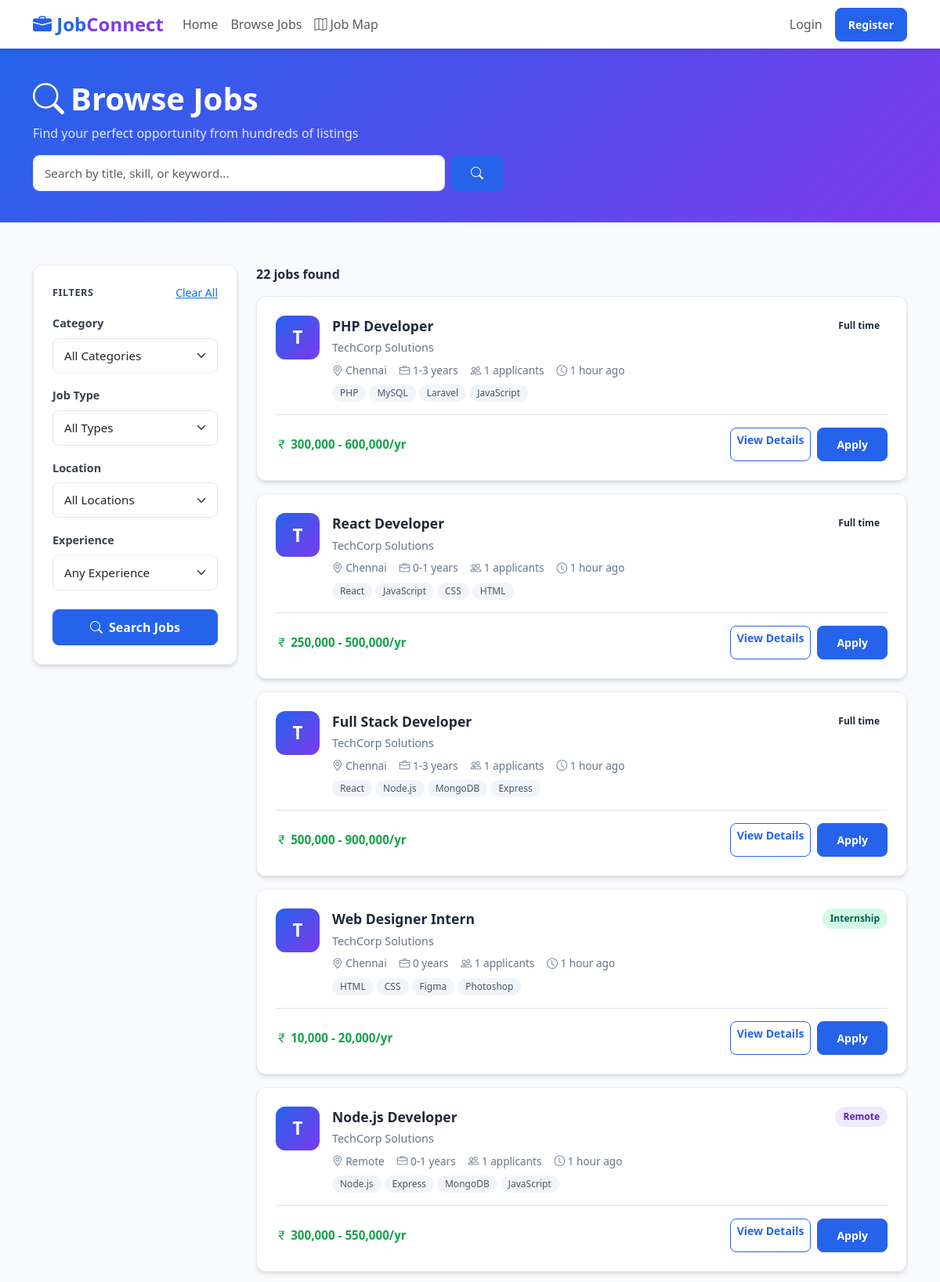
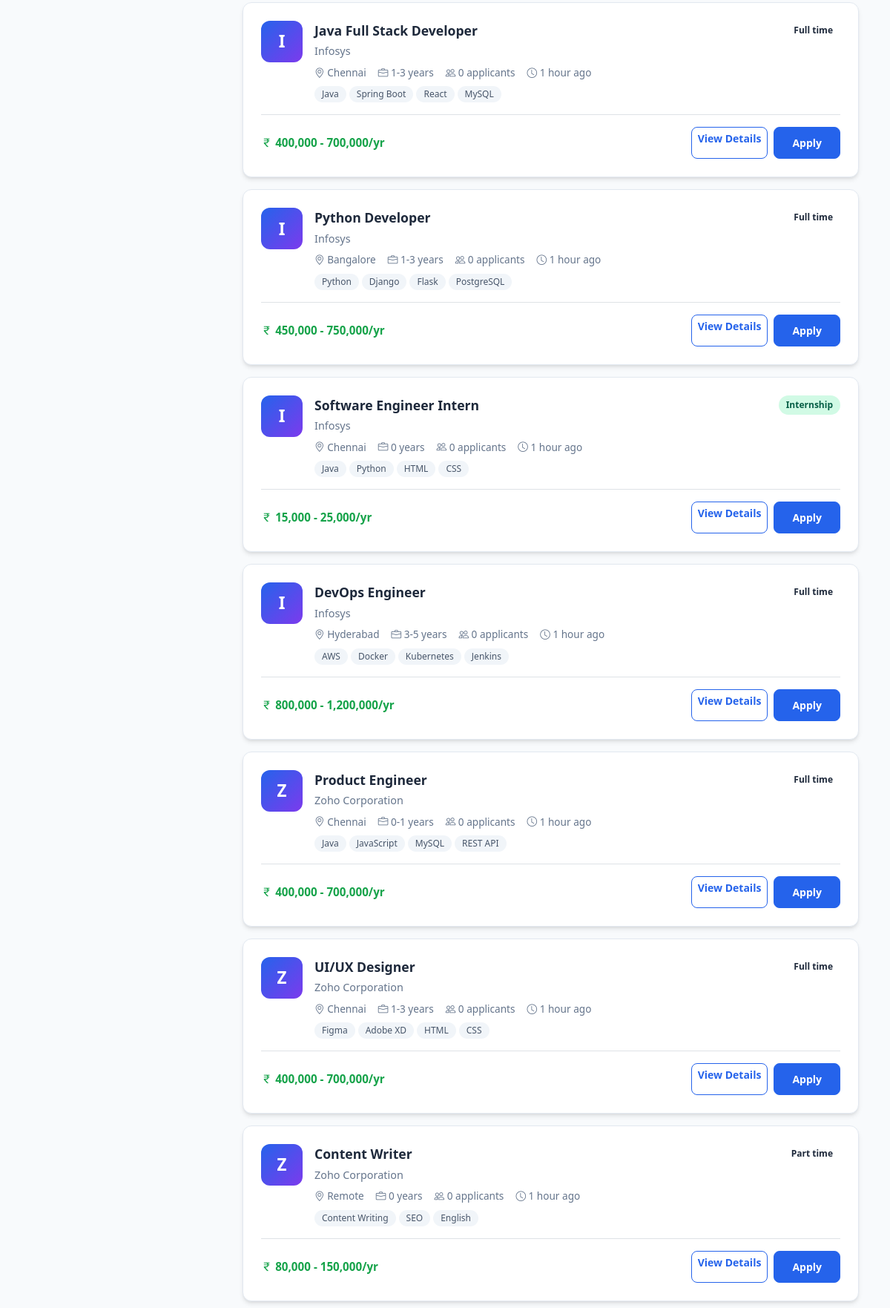
Page /student/browse-jobs.php (upper part) on the committed database (2 pictures, top to bottom).
### tables this page shows
CREATE TABLE jobs (
    id                  INT AUTO_INCREMENT PRIMARY KEY,
    employer_id         INT NOT NULL,
    title               VARCHAR(150) NOT NULL,
    description         TEXT NOT NULL,
    skills_required     TEXT,
    category            VARCHAR(100),
    location            VARCHAR(100),
    job_type            ENUM('full-time','part-time','internship','remote','contract') DEFAULT 'full-time',
    experience_required VARCHAR(50),
    salary_min          DECIMAL(10,2),
    salary_max          DECIMAL(10,2),
    deadline            DATE,
    status              ENUM('active','closed','draft') DEFAULT 'active',
    created_at          TIMESTAMP DEFAULT CURRENT_TIMESTAMP,
    FOREIGN KEY (employer_id) REFERENCES users(id) ON DELETE CASCADE
);

### config/db.php (called while the page is built, shortened)
<?php
$conn = new mysqli(DB_HOST, DB_USER, DB_PASS, DB_NAME, DB_PORT);
$conn->set_charset("utf8mb4");
function isLoggedIn() {
    return isset($_SESSION['user_id']);
}
function sanitize($data) {
    global $conn;
    return mysqli_real_escape_string($conn, trim(strip_tags($data)));
}
function timeAgo($datetime) {
    $now  = new DateTime();
    $ago  = new DateTime($datetime);
    $diff = $now->diff($ago);
    if ($diff->h > 0) return $diff->h . ' hour'  . ($diff->h > 1 ? 's' : '') . ' ago';
    return 'Just now';
}

### student/browse-jobs.php (the view, shortened to what this page needs)
<?php
require_once '../config/db.php';
$keyword  = sanitize($_GET['keyword'] ?? '');
$where = ["j.status = 'active'"];
$where_sql = implode(' AND ', $where);
$jobs = $conn->query("
    SELECT j.*, ep.company_name,
           (SELECT COUNT(*) FROM applications WHERE job_id = j.id) as app_count
    FROM jobs j
    JOIN employer_profiles ep ON j.employer_id = ep.user_id
    WHERE $where_sql
    ORDER BY j.created_at DESC
");
$applied_jobs = [];
$view_job = null;
include '../includes/header.php';
?>
<div class="page-header">
    <div class="container">
        <h1><i class="bi bi-search me-2"></i>Browse Jobs</h1>
        <p>Find your perfect opportunity from hundreds of listings</p>
        <form method="GET" action="browse-jobs.php" class="mt-3 d-flex gap-2" style="max-width:600px;">
            <input type="text" name="keyword" class="form-control" placeholder="Search by title, skill, or keyword..."
                   value="<?= htmlspecialchars($keyword) ?>">
            <button type="submit" class="btn btn-primary px-4">
                <i class="bi bi-search"></i>
            </button>
        </form>
    </div>
</div>
<div class="container mb-5">
<?php if ($view_job): ?>
    <div class="mb-3">
        <a href="browse-jobs.php" class="btn btn-outline-secondary btn-sm">
            <i class="bi bi-arrow-left me-1"></i>Back to Jobs
        </a>
    </div>
    <div class="row g-4">
        <div class="col-lg-8">
            <div class="form-card">
                <div class="d-flex gap-4 align-items-start mb-4">
                    <div class="company-logo" style="width:70px;height:70px;font-size:1.8rem;border-radius:16px;background:linear-gradient(135deg,#2563eb,#7c3aed);display:flex;align-items:center;justify-content:center;color:white;font-weight:700;flex-shrink:0;">
                        <?= strtoupper(substr($view_job['company_name'], 0, 1)) ?>
                    </div>
                    <div>
                        <h3 class="fw-bold mb-1"><?= htmlspecialchars($view_job['title']) ?></h3>
                        <div class="text-muted"><?= htmlspecialchars($view_job['company_name']) ?></div>
                        <div class="d-flex flex-wrap gap-2 mt-2">
                            <span class="badge-job-type badge-<?= str_replace('-','', $view_job['job_type']) ?>"><?= ucfirst($view_job['job_type']) ?></span>
                            <span class="text-muted small"><i class="bi bi-geo-alt"></i> <?= htmlspecialchars($view_job['location']) ?></span>
                            <span class="text-muted small"><i class="bi bi-people"></i> <?= $view_job['app_count'] ?> applicants</span>
                        </div>
                    </div>
                </div>
                <div class="row g-3 mb-4 p-3 rounded" style="background:#f8fafc;">
                    <?php if ($view_job['salary_min']): ?>
                    <div class="col-6 col-md-3 text-center">
                        <div class="fw-bold text-success">₹<?= number_format($view_job['salary_min']) ?> - ₹<?= number_format($view_job['salary_max']) ?></div>
                        <small class="text-muted">Salary Range</small>
                    </div>
                    <?php endif; ?>
                    <div class="col-6 col-md-3 text-center">
                        <div class="fw-bold"><?= htmlspecialchars($view_job['experience_required'] ?? 'Any') ?></div>
                        <small class="text-muted">Experience</small>
                    </div>
                    <div class="col-6 col-md-3 text-center">
                        <div class="fw-bold"><?= htmlspecialchars($view_job['category'] ?? 'General') ?></div>
                        <small class="text-muted">Category</small>
                    </div>
                    <?php if ($view_job['deadline']): ?>
                    <div class="col-6 col-md-3 text-center">
                        <div class="fw-bold <?= strtotime($view_job['deadline']) < time() ? 'text-danger' : 'text-warning' ?>">
                            <?= date('M d, Y', strtotime($view_job['deadline'])) ?>
                        </div>
                        <small class="text-muted">Deadline</small>
                    </div>
                    <?php endif; ?>
                </div>
                <h6 class="fw-bold">Job Description</h6>
                <div class="text-muted mb-4" style="line-height:1.8;"><?= nl2br(htmlspecialchars($view_job['description'])) ?></div>
                <?php if ($view_job['skills_required']): ?>
                <h6 class="fw-bold">Required Skills</h6>
                <div class="d-flex flex-wrap gap-2 mb-4">
                    <?php foreach (explode(',', $view_job['skills_required']) as $skill): ?>
                        <span class="badge" style="background:#eff6ff;color:#1d4ed8;padding:6px 14px;border-radius:20px;font-size:0.85rem;">
                            <?= htmlspecialchars(trim($skill)) ?>
                        </span>
                    <?php endforeach; ?>
                </div>
                <?php endif; ?>
                <?php if (isLoggedIn() && getUserRole() === 'student'): ?>
                    <?php if (in_array($view_job['id'], $applied_jobs)): ?>
                        <div class="alert alert-success"><i class="bi bi-check-circle-fill me-2"></i>You have already applied for this job.</div>
                    <?php elseif ($view_job['status'] === 'active'): ?>
                        <a href="apply.php?job_id=<?= $view_job['id'] ?>" class="btn btn-primary btn-lg">
                            <i class="bi bi-send me-2"></i>Apply Now
                        </a>
                    <?php else: ?>
                        <div class="alert alert-warning">This job is no longer accepting applications.</div>
                    <?php endif; ?>
                <?php elseif (!isLoggedIn()): ?>
                    <a href="../auth/login.php" class="btn btn-primary btn-lg">
                        <i class="bi bi-box-arrow-in-right me-2"></i>Login to Apply
                    </a>
                <?php endif; ?>
            </div>
        </div>
        <div class="col-lg-4">
            <div class="form-card">
                <h6 class="fw-bold mb-3">About the Company</h6>
                <div class="d-flex align-items-center gap-3 mb-3">
                    <div style="width:50px;height:50px;border-radius:12px;background:linear-gradient(135deg,#2563eb,#7c3aed);display:flex;align-items:center;justify-content:center;color:white;font-weight:700;font-size:1.2rem;">
                        <?= strtoupper(substr($view_job['company_name'], 0, 1)) ?>
                    </div>
                    <div>
                        <div class="fw-bold"><?= htmlspecialchars($view_job['company_name']) ?></div>
                        <small class="text-muted"><?= htmlspecialchars($view_job['industry'] ?? '') ?></small>
                    </div>
                </div>
                <?php if ($view_job['company_description']): ?>
                    <p class="text-muted small"><?= htmlspecialchars($view_job['company_description']) ?></p>
                <?php endif; ?>
                <ul class="list-unstyled small">
                    <?php if ($view_job['company_size']): ?>
                    <li class="mb-2"><i class="bi bi-people me-2 text-primary"></i><?= htmlspecialchars($view_job['company_size']) ?> employees</li>
                    <?php endif; ?>
                    <?php if ($view_job['emp_location']): ?>
                    <li class="mb-2"><i class="bi bi-geo-alt me-2 text-primary"></i><?= htmlspecialchars($view_job['emp_location']) ?></li>
                    <?php endif; ?>
                    <?php if ($view_job['website']): ?>
                    <li class="mb-2"><i class="bi bi-globe me-2 text-primary"></i><a href="<?= htmlspecialchars($view_job['website']) ?>" target="_blank">Company Website</a></li>
                    <?php endif; ?>
                </ul>
            </div>
        </div>
    </div>
<?php else: ?>
    <form method="GET" action="browse-jobs.php" id="filterForm">
        <div class="row g-4 mt-1">
            <div class="col-lg-3">
                <div class="filter-section">
                    <div class="d-flex justify-content-between align-items-center mb-3">
                        <h6 class="mb-0 fw-bold">Filters</h6>
                        <a href="browse-jobs.php" class="small text-primary">Clear All</a>
                    </div>
                    <label class="form-label fw-semibold small">Category</label>
                    <select name="category" class="form-select form-select-sm mb-3">
                        <option value="">All Categories</option>
                    </select>
                    <label class="form-label fw-semibold small">Job Type</label>
                    <select name="job_type" class="form-select form-select-sm mb-3">
                        <option value="">All Types</option>
                    </select>
                    <label class="form-label fw-semibold small">Location</label>
                    <select name="location" class="form-select form-select-sm mb-3">
                        <option value="">All Locations</option>
                    </select>
                    <label class="form-label fw-semibold small">Experience</label>
                    <select name="experience" class="form-select form-select-sm mb-4">
                        <option value="">Any Experience</option>
                    </select>
                    <button type="submit" class="btn btn-primary w-100">
                        <i class="bi bi-search me-2"></i>Search Jobs
                    </button>
                </div>
            </div>
            <div class="col-lg-9">
                <div class="d-flex justify-content-between align-items-center mb-3">
                    <span class="fw-bold">
                        <?= $jobs->num_rows ?> job<?= $jobs->num_rows != 1 ? 's' : '' ?> found
                    </span>
                </div>
                <?php if ($jobs->num_rows === 0): ?>
                    <div class="empty-state text-center py-5">
                        <i class="bi bi-search" style="font-size:3rem;color:#cbd5e1;"></i>
                        <h5 class="mt-3">No jobs found</h5>
                        <p class="text-muted">Try adjusting your filters or <a href="browse-jobs.php">clear all</a></p>
                    </div>
                <?php else: ?>
                    <div class="row g-3">
                        <?php while ($job = $jobs->fetch_assoc()): ?>
                            <div class="col-12">
                                <div class="job-card">
                                    <div class="d-flex gap-3 align-items-start">
                                        <div class="company-logo"><?= strtoupper(substr($job['company_name'], 0, 1)) ?></div>
                                        <div class="flex-grow-1">
                                            <div class="d-flex justify-content-between align-items-start flex-wrap gap-2">
                                                <div>
                                                    <a href="browse-jobs.php?view=<?= $job['id'] ?>" class="job-title d-block"><?= htmlspecialchars($job['title']) ?></a>
                                                    <div class="company-name"><?= htmlspecialchars($job['company_name']) ?></div>
                                                </div>
                                                <span class="badge-job-type badge-<?= str_replace('-','', $job['job_type']) ?>"><?= ucfirst(str_replace('-',' ',$job['job_type'])) ?></span>
                                            </div>
                                            <div class="job-meta mt-2 d-flex flex-wrap gap-3">
                                                <span><i class="bi bi-geo-alt"></i> <?= htmlspecialchars($job['location']) ?></span>
                                                <?php if ($job['experience_required']): ?>
                                                    <span><i class="bi bi-briefcase"></i> <?= htmlspecialchars($job['experience_required']) ?></span>
                                                <?php endif; ?>
                                                <span><i class="bi bi-people"></i> <?= $job['app_count'] ?> applicants</span>
                                                <span><i class="bi bi-clock"></i> <?= timeAgo($job['created_at']) ?></span>
                                            </div>
                                            <?php if ($job['skills_required']): ?>
                                                <div class="mt-2 d-flex flex-wrap gap-1">
                                                    <?php foreach (array_slice(explode(',', $job['skills_required']), 0, 4) as $skill): ?>
                                                        <span style="background:#f1f5f9;color:#475569;padding:2px 10px;border-radius:20px;font-size:0.75rem;"><?= htmlspecialchars(trim($skill)) ?></span>
                                                    <?php endforeach; ?>
                                                </div>
                                            <?php endif; ?>
                                        </div>
                                    </div>
                                    <div class="mt-3 d-flex justify-content-between align-items-center border-top pt-3">
                                        <?php if ($job['salary_min']): ?>
                                            <span class="salary-range"><i class="bi bi-currency-rupee"></i> <?= number_format($job['salary_min']) ?> - <?= number_format($job['salary_max']) ?>/yr</span>
                                        <?php else: ?>
                                            <span class="text-muted small">Salary not disclosed</span>
                                        <?php endif; ?>
                                        <div class="d-flex gap-2">
                                            <a href="browse-jobs.php?view=<?= $job['id'] ?>" class="btn btn-sm btn-outline-primary">View Details</a>
                                            <?php if (isLoggedIn() && getUserRole() === 'student'): ?>
                                                <?php if (in_array($job['id'], $applied_jobs)): ?>
                                                    <span class="btn btn-sm btn-success disabled"><i class="bi bi-check"></i> Applied</span>
                                                <?php else: ?>
                                                    <a href="apply.php?job_id=<?= $job['id'] ?>" class="btn btn-sm btn-primary">Apply</a>
                                                <?php endif; ?>
                                            <?php else: ?>
                                                <a href="../auth/login.php" class="btn btn-sm btn-primary">Apply</a>
                                            <?php endif; ?>
                                        </div>
                                    </div>
                                </div>
                            </div>
                        <?php endwhile; ?>
                    </div>
                <?php endif; ?>
            </div>
        </div>
    </form>
<?php endif; ?>
</div>
<?php include '../includes/footer.php'; ?>

### rows in the picture
jobs: company_name "T", title "PHP Developer", company_name "TechCorp Solutions", job_type "Full time", location "Chennai", experience_required "1-3 years", app_count "1", created_at "1 hour ago", skills_required "PHP", skills_required "MySQL", skills_required "Laravel", skills_required "JavaScript", salary_min "300,000", salary_max "600,000"
jobs: company_name "T", title "React Developer", company_name "TechCorp Solutions", job_type "Full time", location "Chennai", experience_required "0-1 years", app_count "1", created_at "1 hour ago", skills_required "React", skills_required "JavaScript", skills_required "CSS", skills_required "HTML", salary_min "250,000", salary_max "500,000"
jobs: company_name "T", title "Full Stack Developer", company_name "TechCorp Solutions", job_type "Full time", location "Chennai", experience_required "1-3 years", app_count "1", created_at "1 hour ago", skills_required "React", skills_required "Node.js", skills_required "MongoDB", skills_required "Express", salary_min "500,000", salary_max "900,000"
jobs: company_name "T", title "Web Designer Intern", company_name "TechCorp Solutions", job_type "Internship", location "Chennai", experience_required "0 years", app_count "1", created_at "1 hour ago", skills_required "HTML", skills_required "CSS", skills_required "Figma", skills_required "Photoshop", salary_min "10,000", salary_max "20,000"
jobs: company_name "T", title "Node.js Developer", company_name "TechCorp Solutions", job_type "Remote", location "Remote", experience_required "0-1 years", app_count "1", created_at "1 hour ago", skills_required "Node.js", skills_required "Express", skills_required "MongoDB", skills_required "JavaScript", salary_min "300,000", salary_max "550,000"
jobs: company_name "I", title "Java Full Stack Developer", company_name "Infosys", job_type "Full time", location "Chennai", experience_required "1-3 years", app_count "0", created_at "1 hour ago", skills_required "Java", skills_required "Spring Boot", skills_required "React", skills_required "MySQL", salary_min "400,000", salary_max "700,000"
jobs: company_name "I", title "Python Developer", company_name "Infosys", job_type "Full time", location "Bangalore", experience_required "1-3 years", app_count "0", created_at "1 hour ago", skills_required "Python", skills_required "Django", skills_required "Flask", skills_required "PostgreSQL", salary_min "450,000", salary_max "750,000"
jobs: company_name "I", title "Software Engineer Intern", company_name "Infosys", job_type "Internship", location "Chennai", experience_required "0 years", app_count "0", created_at "1 hour ago", skills_required "Java", skills_required "Python", skills_required "HTML", skills_required "CSS", salary_min "15,000", salary_max "25,000"
jobs: company_name "I", title "DevOps Engineer", company_name "Infosys", job_type "Full time", location "Hyderabad", experience_required "3-5 years", app_count "0", created_at "1 hour ago", skills_required "AWS", skills_required "Docker", skills_required "Kubernetes", skills_required "Jenkins", salary_min "800,000", salary_max "1,200,000"
jobs: company_name "Z", title "Product Engineer", company_name "Zoho Corporation", job_type "Full time", location "Chennai", experience_required "0-1 years", app_count "0", created_at "1 hour ago", skills_required "Java", skills_required "JavaScript", skills_required "MySQL", skills_required "REST API", salary_min "400,000", salary_max "700,000"
jobs: company_name "Z", title "UI/UX Designer", company_name "Zoho Corporation", job_type "Full time", location "Chennai", experience_required "1-3 years", app_count "0", created_at "1 hour ago", skills_required "Figma", skills_required "Adobe XD", skills_required "HTML", skills_required "CSS", salary_min "400,000", salary_max "700,000"
jobs: company_name "Z", title "Content Writer", company_name "Zoho Corporation", job_type "Part time", location "Remote", experience_required "0 years", app_count "0", created_at "1 hour ago", skills_required "Content Writing", skills_required "SEO", skills_required "English", salary_min "80,000", salary_max "150,000"

### other values in the picture
$jobs->num_rows "22"
